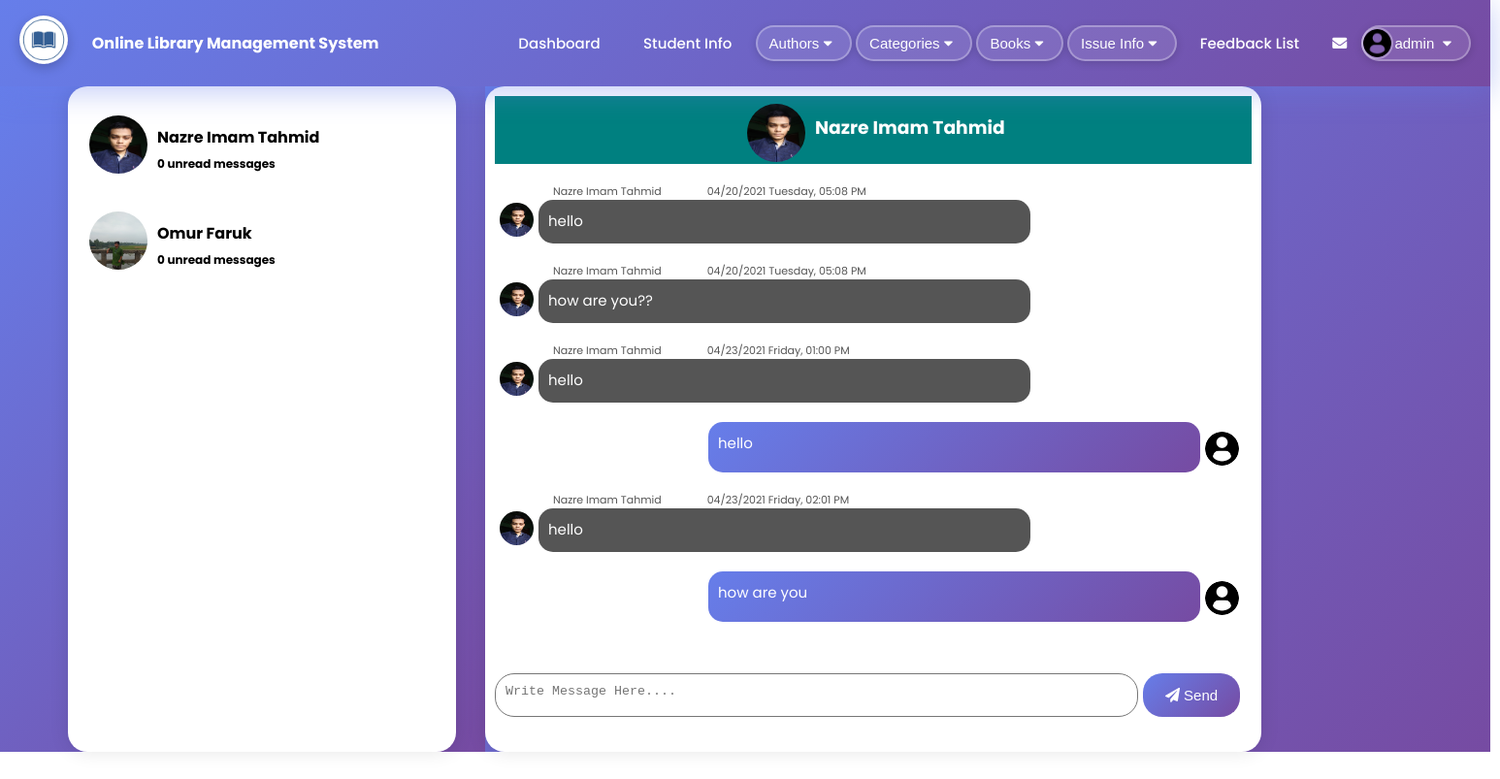
Screenshot of /admin_message.php?req=Tahmid12 (signed in) with the database file from the repository.
### tables this page shows
CREATE TABLE `student` (
  `studentid` int(111) NOT NULL,
  `student_username` varchar(111) NOT NULL,
  `FullName` varchar(111) NOT NULL,
  `Email` varchar(111) NOT NULL,
  `Password` varchar(111) NOT NULL,
  `PhoneNumber` varchar(111) NOT NULL,
  `studentpic` varchar(100) NOT NULL
);

CREATE TABLE `message` (
  `id` int(100) NOT NULL,
  `username` varchar(100) NOT NULL,
  `message` varchar(1000) NOT NULL,
  `status` varchar(100) NOT NULL,
  `sender` varchar(100) NOT NULL,
  `date` varchar(500) NOT NULL
);

### admin_message.php (the view, shortened to what this page needs)
<?php
	include "connection.php";
    include "admin_navbar.php";
?>
<!DOCTYPE html>
<html lang="en">
<head>
    <link rel="stylesheet" href="https://cdnjs.cloudflare.com/ajax/libs/font-awesome/5.15.2/css/all.min.css" />
    <link rel="stylesheet" href="style.css?v=<?php echo time(); ?>">
</head>
<body style="width: 1536px;">
    <?php
    $sql1=mysqli_query($db,"SELECT student.studentpic,FullName,message.username,message from student inner join message on student.student_username=message.username group by username order by status;");
    ?>
    <div class="left-box">
        <div class="left-box2">
            <div class="list">
                <?php
                    echo "<table id='table' class='table'>";
                    while($res1=mysqli_fetch_assoc($sql1)){
                        echo "<tr>";
                        echo "<td>
                        <div class='table-info'>
                            <img height=60px width=60px style='border-radius: 50%' src='images/".$res1['studentpic']."'>
                            <div>
                                <p>";echo $res1['FullName'];echo"</p>";
                                $sql2=mysqli_query($db,"SELECT COUNT(status) as total from message where '$res1[username]'=message.username and status='no' and sender='student';");
                                $res2=mysqli_fetch_assoc($sql2);
                                if(mysqli_num_rows($sql2)==0){
                                    echo"<small style='font-size:12px; padding-left:10px;padding-top:0;'> 0"; echo" unread messages";echo"</small>";
                                }
                                else{
                                    echo"<small style='font-size:12px; padding-left:10px;padding-top:0;'>";echo $res2['total']; echo" unread messages";echo"</small>";
                                }
                                ?>
                            </div>
                        </div>
                        </td><?php
                        echo "</tr>";
                    }
                    echo "</table>";
                ?>
            </div>
        </div>
    </div>
    <div class="right-box">
        <div class="right-box2">
            <?php
            if(isset($_GET['req'])){
                mysqli_query($db,"UPDATE message set status='yes' where sender='student' and username='$_SESSION[stdusername]';");
                $sql1=mysqli_query($db,"SELECT student.studentpic,FullName from student where student_username = '$_SESSION[stdusername]';");
                $sql2=mysqli_query($db,"SELECT * FROM message where username = '$_SESSION[stdusername]';");
                while($row=mysqli_fetch_assoc($sql1)){
                    ?>
                    <div style="height: 70px; width:100%; text-align:center; background-color: teal; color:white; padding-top:8px;display:flex;">
                    <?php echo "<img height=60px width=60px style='border-radius: 50%;margin-left:260px;' src='images/".$row['studentpic']."'>"?>
                    <h3 style="padding-top:10px;padding-left:10px;"><?php echo  $row['FullName']?></h3>
                    </div>
                    <?php
                }
                ?>
                <div class="msg-text" style="height:480px;">
            <?php
            while($row=mysqli_fetch_assoc($sql2)){
                if($row['sender']=='admin'){
                    ?>
                    <div class="chat user">
                        <div class="chat-user-img">
                            <?php
                                echo "<img class='user-img' src='images/".$_SESSION['pic1']."'>";
                            ?>
                        </div>
                        <div class="chat-box">
                            <p><?php
                                echo $row['message'];
                            ?></p>
                        </div>
                    </div>
                    <?php
                }
                else{
                    $sql1=mysqli_query($db,"SELECT student.studentpic,FullName from student where student_username = '$_SESSION[stdusername]';");
                    $row2 = mysqli_fetch_assoc($sql1);
                    ?>
                    <div class="chat admin">
                    <div class="chat-user-img">
                        <?php
                            echo "<img src='images/".$row2['studentpic']."'>";
                        ?>
                    </div>
                    <div class="username"><p><?php
                                echo $row2['FullName'];
                                ?>&nbsp;&nbsp;&nbsp;&nbsp;&nbsp;&nbsp;&nbsp;&nbsp;&nbsp;&nbsp;&nbsp;&nbsp;&nbsp;&nbsp;&nbsp;
                                <?php
                                echo $row['date'];
                            ?></p></div>
                    <div class="chat-box">
                        <p><?php
                                echo $row['message'];
                            ?></p>
                    </div>
                    </div>
                    <?php
                }
            }
            ?>
        </div>
                <div class="message-form">
                    <form action="" method="post">
                        <textarea name="msg" id="" required placeholder="Write Message Here...."></textarea>
                        <button class="sendbtn" type="submit" name="submit"><i class="fas fa-paper-plane" ></i>&nbsp;Send</button>
                    </form>
                </div>
            <?php
            }
            ?>
        </div>
    </div>
</body>
</html>

### style.css (style rules this page uses)
html { scroll-behavior: smooth; }
* { margin: 0; padding: 0; box-sizing: border-box; }
body { font-family: 'Poppins', sans-serif; }
p { color: #555; }
.chat { display: flex; flex-flow: row wrap; }
.msg-text { height: 450px; overflow-x: hidden; overflow-y: scroll; }
.user .chat-user-img { padding-top: 20px; padding-left: 5px; margin: 0; float: right; }
.chat-user-img img { width: 35px; height: 35px; border-radius: 50%; margin-top: 10px; transition: 0.4s; }
.user .chat-box { float: right; border-radius: 15px; background: linear-gradient(135deg, #667eea 0%, #764ba2 100%); margin-top: 20px; box-sizing: border-box; width: 65%; margin-left: 220px; order: -1; }
.user .chat-box p { color: white; padding: 10px; width: 100%; font-size: 15px; text-align: justify; }
.admin .chat-user-img { padding-top: 30px; padding-left: 5px; margin: 0; }
.admin .username { font-size: 11px; margin-top: 10px; width: 65%; padding-left: 20px; padding-top: 10px; }
.admin .chat-box { float: left; border-radius: 15px; background-color: #555; box-sizing: border-box; width: 65%; margin-left: 45px; margin-top: -45px; }
.admin .chat-box p { color: white; padding: 10px; width: 100%; font-size: 15px; text-align: justify; }
.profile-table tr,td { border: none; padding: 10px; }
.table-info { display: flex; flex-wrap: wrap; }
.message-form { height: 100px; padding-top: 20px; }
.message-form textarea { width: 85%; height: 45px; border-radius: 20px; resize: none; padding: 10px; float: left; outline: none; }
.message-form button { color: white; background: linear-gradient(135deg, #667eea 0%, #764ba2 100%); padding: 10px; height: 45px; width: 100px; border: none; border-radius: 20px; font-size: 15px; margin-left: 5px; outline: none; cursor: pointer; }
.left-box { height: 686px; width: 500px; float: left; background: linear-gradient(135deg, #667eea 0%, #764ba2 100%); }
.left-box2 { height: 686px; width: 400px; background-color: white; border-radius: 20px; float: right; margin-right: 30px; box-shadow: 0 0 20px 0px rgba(0,0,0,0.1); }
.list { height: 600px; width: 400px; background-color: white; float: right; color: black; font-weight: bold; overflow-y: scroll; overflow-x: hidden; border-radius: 20px; margin-top: 10px; margin-bottom: 10px; }
.right-box { height: 686px; width: 1100px; background: linear-gradient(135deg, #667eea 0%, #764ba2 100%); margin-left: 436px; }
.right-box2 { height: 686px; width: 800px; padding: 10px; border-radius: 20px; background-color: white; float: left; color: white; box-shadow: 0 0 20px 0px rgba(0,0,0,0.1); }
.list .table .table-info { width: 350px; border-radius: 20px; padding: 8px 10px; }
.list .table .table-info { margin: 0; }
.list .table tr td p { padding-left: 10px; color: black; padding-top: 10px; }

### rows the page displays
student: studentpic (picture), FullName "Nazre Imam Tahmid"
message: student.studentpic (picture), student.FullName "Nazre Imam Tahmid", date "04/20/2021 Tuesday, 05:08 PM", message "hello"
message: student.studentpic (picture), student.FullName "Nazre Imam Tahmid", date "04/20/2021 Tuesday, 05:08 PM", message "how are you??"
message: student.studentpic (picture), student.FullName "Nazre Imam Tahmid", date "04/23/2021 Friday, 01:00 PM", message "hello"
message: message "hello"
message: student.studentpic (picture), student.FullName "Nazre Imam Tahmid", date "04/23/2021 Friday, 02:01 PM", message "hello"
message: message "how are you"

### other values shown
$_SESSION['login_admin_username'] "admin"
$res1['FullName'] "Nazre Imam Tahmid"
$res2['total'] "0"
$res1['FullName'] "Omur Faruk"
